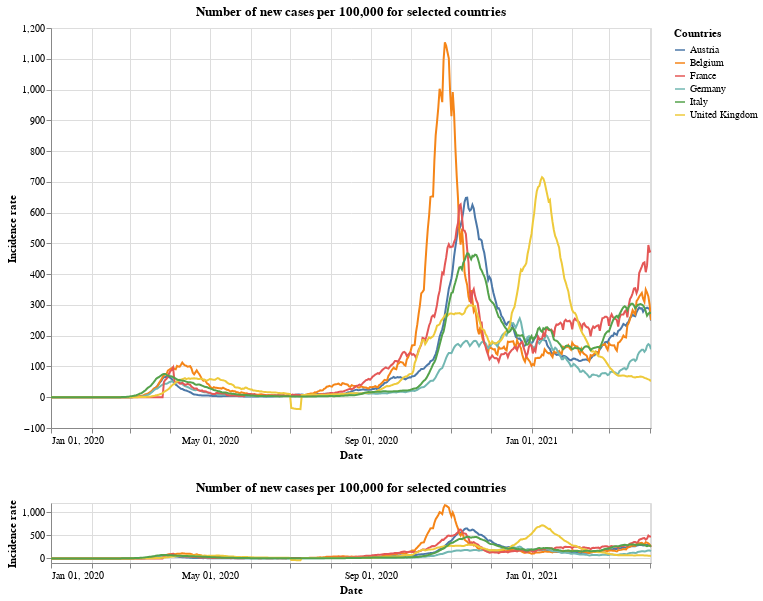

Here is the notebook cell this chart was saved with:
### Markdown cell above
## New cases per 100,000

### Code cell
#collapse
brush = alt.selection(type='interval', encodings=['x'])

base = alt.Chart(x_small).mark_line().transform_window(
    rolling_mean='sum(new_cases_per)',
    frame=[-7, 0],
    groupby=['id']
).encode(
    x=alt.X("yearmonthdate(date):T",
            axis=alt.Axis(title='Date')
           ),
    y=alt.Y("rolling_mean:Q",
            axis=alt.Axis(title='Incidence rate')
           ),
    tooltip='id',
    color=alt.Color('id', legend=alt.Legend(title="Countries")),
    opacity=alt.condition(leg_selection, alt.value(1), alt.value(0.2))
).add_selection(leg_selection).properties(
    width=600,
    height=400,
    title='Number of new cases per 100,000 for selected countries'
)

upper = base.encode(
    alt.X('yearmonthdate(date):T',axis=alt.Axis(title='Date'),
          scale=alt.Scale(domain=brush))
)

lower = base.properties(
    height=60
).add_selection(brush)

upper & lower

### Figure 1 — Vega-Lite specification as saved in the notebook (floating-point values rounded to 4 significant figures; data arrays with more than 128 entries replaced by an {"elided": "..."} marker saying what was removed)
{"config": {"view": {"continuousWidth": 400, "continuousHeight": 300}}, "vconcat": [{"mark": "line", "encoding": {"color": {"type": "nominal", "field": "id", "legend": {"title": "Countries"}}, "opacity": {"condition": {"value": 1, "selection": "selector001"}, "value": 0.2}, "tooltip": {"type": "nominal", "field": "id"}, "x": {"type": "temporal", "axis": {"title": "Date"}, "field": "date", "scale": {"domain": {"selection": "selector004"}}, "timeUnit": "yearmonthdate"}, "y": {"type": "quantitative", "axis": {"title": "Incidence rate"}, "field": "rolling_mean"}}, "height": 400, "selection": {"selector001": {"type": "multi", "fields": ["id"], "bind": "legend"}}, "title": "Number of new cases per 100,000 for selected countries", "transform": [{"window": [{"op": "sum", "field": "new_cases_per", "as": "rolling_mean"}], "frame": [-7, 0], "groupby": ["id"]}], "width": 600}, {"mark": "line", "encoding": {"color": {"type": "nominal", "field": "id", "legend": {"title": "Countries"}}, "opacity": {"condition": {"value": 1, "selection": "selector001"}, "value": 0.2}, "tooltip": {"type": "nominal", "field": "id"}, "x": {"type": "temporal", "axis": {"title": "Date"}, "field": "date", "timeUnit": "yearmonthdate"}, "y": {"type": "quantitative", "axis": {"title": "Incidence rate"}, "field": "rolling_mean"}}, "height": 60, "selection": {"selector001": {"type": "multi", "fields": ["id"], "bind": "legend"}, "selector004": {"type": "interval", "encodings": ["x"]}}, "title": "Number of new cases per 100,000 for selected countries", "transform": [{"window": [{"op": "sum", "field": "new_cases_per", "as": "rolling_mean"}], "frame": [-7, 0], "groupby": ["id"]}], "width": 600}], "data": {"name": "data-763787f9ab4478f91dcff088de7c3f41"}, "$schema": "https://vega.github.io/schema/vega-lite/v4.8.1.json", "datasets": {"data-763787f9ab4478f91dcff088de7c3f41": {"elided": "2748 records"}}}
